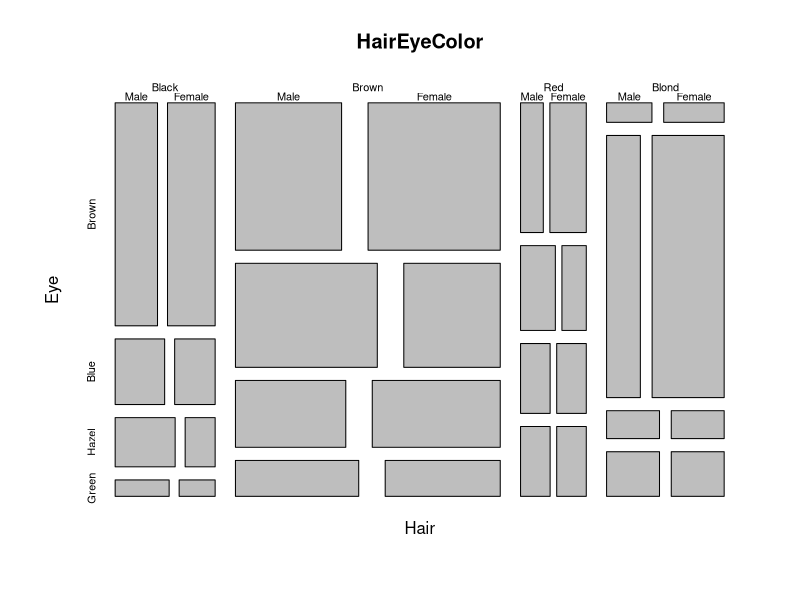
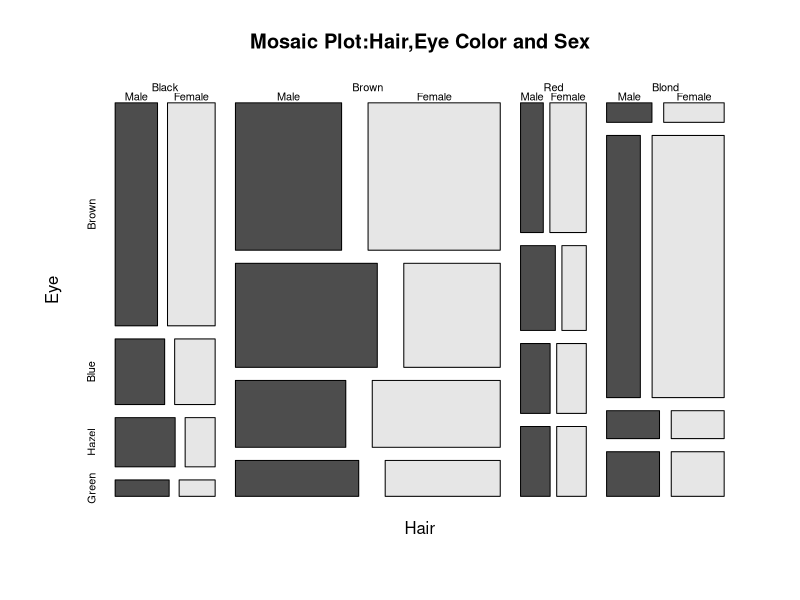
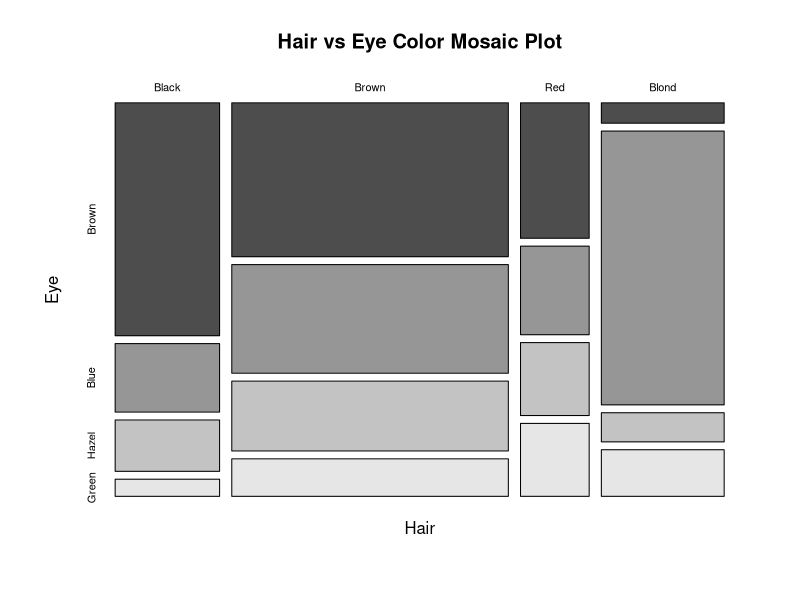
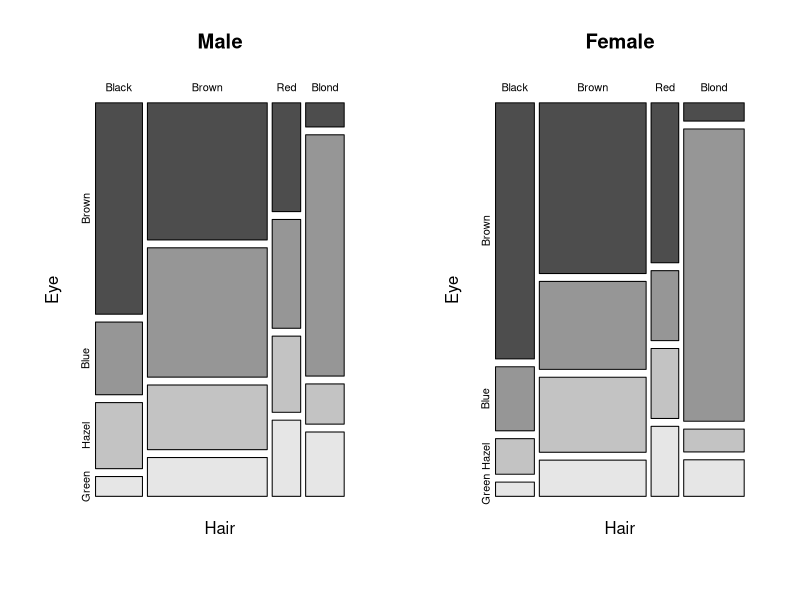
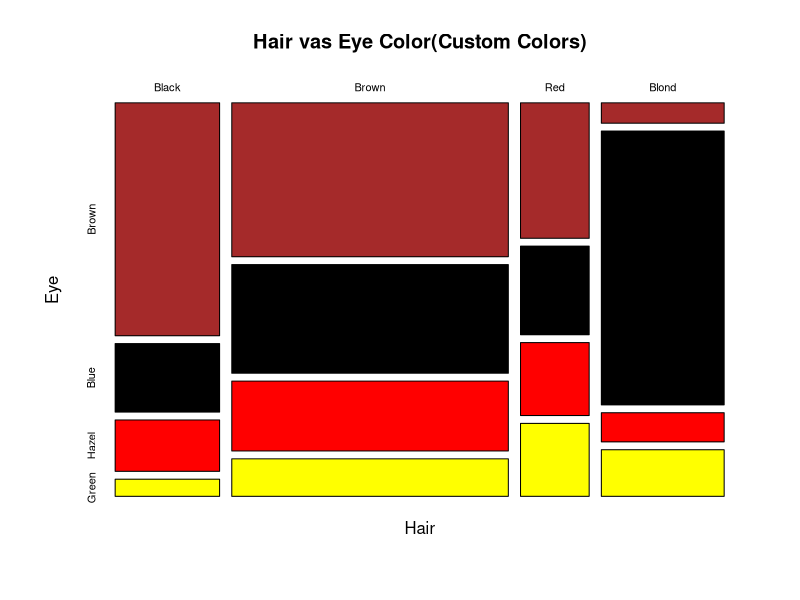
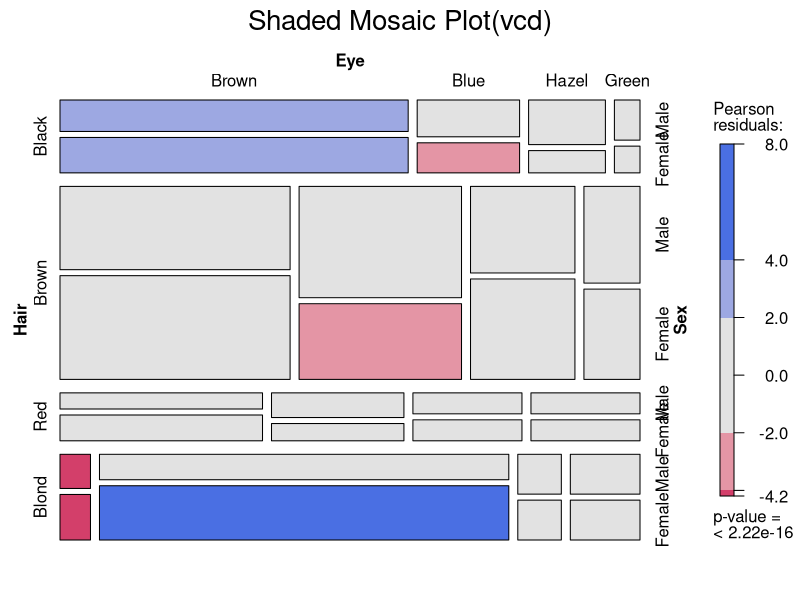
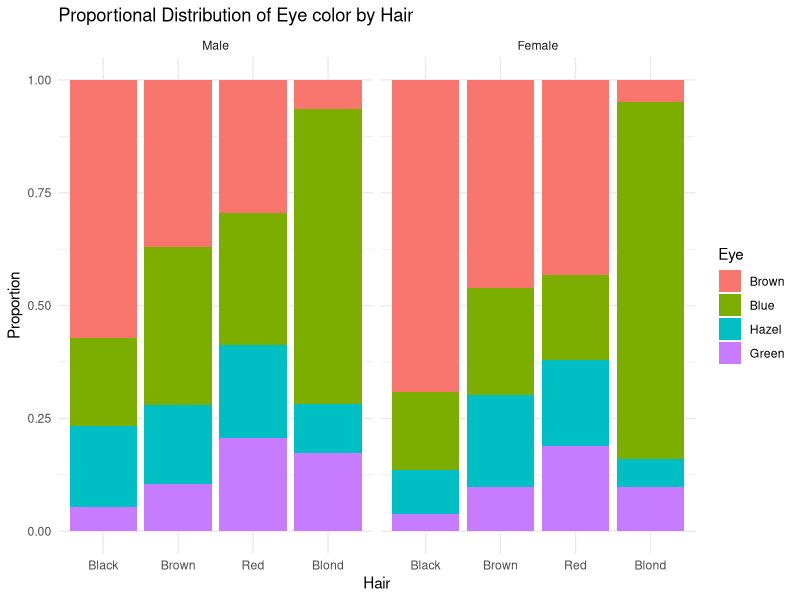
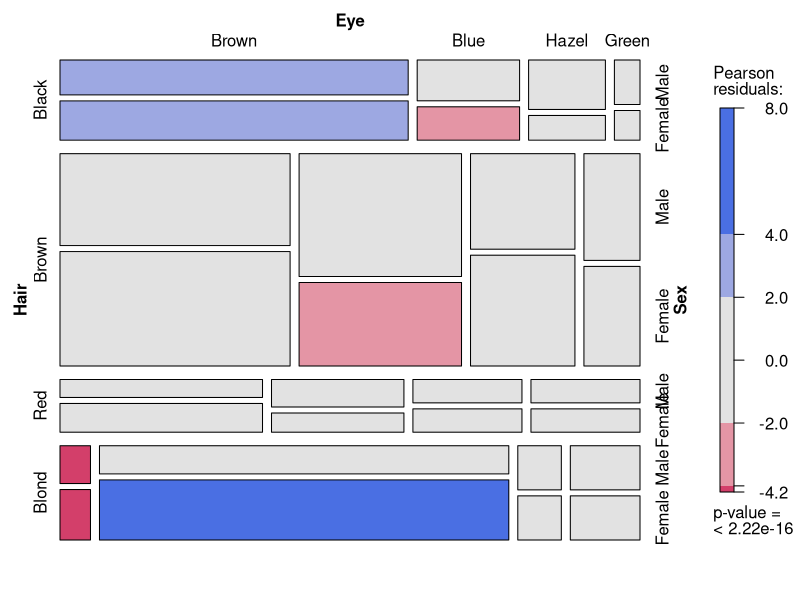

Recreate these plots in R, in order.
#Load and Understand the HairEyeColor dataset
#Load the dataset
data(HairEyeColor)
#Check Structure
str(HairEyeColor)
View(HairEyeColor)
?HairEyeColor

#Very basic Mosaic plot(Base R)
mosaicplot(HairEyeColor)

#add Titles and colors
mosaicplot(HairEyeColor, main="Mosaic Plot:Hair,Eye Color and Sex",
           color=TRUE)

#Two-variable mosaic plot
HairEye2D <- margin.table(HairEyeColor,c(1,2))
mosaicplot(HairEye2D, main="Hair vs Eye Color Mosaic Plot",
           color=TRUE)

#Mosaic plots by sex
par(mfrow=c(1,2))
mosaicplot(HairEyeColor[,,"Male"],main="Male",color=TRUE)
mosaicplot(HairEyeColor[,,"Female"],main="Female",color=TRUE)
par(mfrow=c(1,1))

#Custom colors
mosaicplot(HairEye2D,col=c("brown","black","red","yellow"),
           main="Hair vas Eye Color(Custom Colors)")

#Advanced Mosaic plot using 'vcd'
install.packages("vcd")
library(vcd)
mosaic(HairEyeColor,shade=TRUE,legend=TRUE,
       main="Shaded Mosaic Plot(vcd)")

#Convert dataset into data frame(for ggplot)
hair_eye_df <- as.data.frame(HairEyeColor)
head(hair_eye_df)

#ggplot Alternative (Proportional mosiac-style plot)
library(ggplot2)
ggplot(hair_eye_df,aes(x=Hair,y=Freq,fill=Eye))+
  geom_bar(stat="identity",position="fill")+
  facet_wrap(~Sex)+
  labs(
    title="Proportional Distribution of Eye color by Hair",
    y="Proportion"
  )+
  theme_minimal()

#Advanced mosaic with Residual shading
mosaic(~Hair+Eye+Sex, data=hair_eye_df,shade=TRUE,legend=TRUE)
